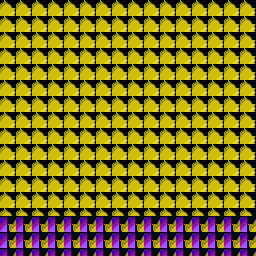

Rendered tile map (Tiled .tmx) drawn with the repository's tilesets; below, a short description and the full map source, tile grids included:
An orthogonal 32x32 tile map with 8x8 px tiles, 1 tile layer (Tile Layer 1).

<map version="1.5" tiledversion="1.7.2" orientation="orthogonal" renderorder="right-down" width="32" height="32" tilewidth="8" tileheight="8" infinite="0" nextlayerid="2" nextobjectid="1">
 <tileset firstgid="1" source="spritesheet.tsx" />
 <layer id="1" name="Tile Layer 1" width="32" height="32">
  <data encoding="csv">
14,15,14,15,14,15,14,15,14,15,14,15,14,15,14,15,14,15,14,15,14,15,14,15,14,15,14,15,14,15,14,15,
30,31,30,31,30,31,30,31,30,31,30,31,30,31,30,31,30,31,30,31,30,31,30,31,30,31,30,31,30,31,30,31,
14,15,14,15,14,15,14,15,14,15,14,15,14,15,14,15,14,15,14,15,14,15,14,15,14,15,14,15,14,15,14,15,
30,31,30,31,30,31,30,31,30,31,30,31,30,31,30,31,30,31,30,31,30,31,30,31,30,31,30,31,30,31,30,31,
14,15,14,15,14,15,14,15,14,15,14,15,14,15,14,15,14,15,14,15,14,15,14,15,14,15,14,15,14,15,14,15,
30,31,30,31,30,31,30,31,30,31,30,31,30,31,30,31,30,31,30,31,30,31,30,31,30,31,30,31,30,31,30,31,
14,15,14,15,14,15,14,15,14,15,14,15,14,15,14,15,14,15,14,15,14,15,14,15,14,15,14,15,14,15,14,15,
30,31,30,31,30,31,30,31,30,31,30,31,30,31,30,31,30,31,30,31,30,31,30,31,30,31,30,31,30,31,30,31,
14,15,14,15,14,15,14,15,14,15,14,15,14,15,14,15,14,15,14,15,14,15,14,15,14,15,14,15,14,15,14,15,
30,31,30,31,30,31,30,31,30,31,30,31,30,31,30,31,30,31,30,31,30,31,30,31,30,31,30,31,30,31,30,31,
14,15,14,15,14,15,14,15,14,15,14,15,14,15,14,15,14,15,14,15,14,15,14,15,14,15,14,15,14,15,14,15,
30,31,30,31,30,31,30,31,30,31,30,31,30,31,30,31,30,31,30,31,30,31,30,31,30,31,30,31,30,31,30,31,
14,15,14,15,14,15,14,15,14,15,14,15,14,15,14,15,14,15,14,15,14,15,14,15,14,15,14,15,14,15,14,15,
30,31,30,31,30,31,30,31,30,31,30,31,30,31,30,31,30,31,30,31,30,31,30,31,30,31,30,31,30,31,30,31,
14,15,14,15,14,15,14,15,14,15,14,15,14,15,14,15,14,15,14,15,14,15,14,15,14,15,14,15,14,15,14,15,
30,31,30,31,30,31,30,31,30,31,30,31,30,31,30,31,30,31,30,31,30,31,30,31,30,31,30,31,30,31,30,31,
14,15,14,15,14,15,14,15,14,15,14,15,14,15,14,15,14,15,14,15,14,15,14,15,14,15,14,15,14,15,14,15,
30,31,30,31,30,31,30,31,30,31,30,31,30,31,30,31,30,31,30,31,30,31,30,31,30,31,30,31,30,31,30,31,
14,15,14,15,14,15,14,15,14,15,14,15,14,15,14,15,14,15,14,15,14,15,14,15,14,15,14,15,14,15,14,15,
30,31,30,31,30,31,30,31,30,31,30,31,30,31,30,31,30,31,30,31,30,31,30,31,30,31,30,31,30,31,30,31,
14,15,14,15,14,15,14,15,14,15,14,15,14,15,14,15,14,15,14,15,14,15,14,15,14,15,14,15,14,15,14,15,
30,31,30,31,30,31,30,31,30,31,30,31,30,31,30,31,30,31,30,31,30,31,30,31,30,31,30,31,30,31,30,31,
14,15,14,15,14,15,14,15,14,15,14,15,14,15,14,15,14,15,14,15,14,15,14,15,14,15,14,15,14,15,14,15,
30,31,30,31,30,31,30,31,30,31,30,31,30,31,30,31,30,31,30,31,30,31,30,31,30,31,30,31,30,31,30,31,
14,15,14,15,14,15,14,15,14,15,14,15,14,15,14,15,14,15,14,15,14,15,14,15,14,15,14,15,14,15,14,15,
30,31,30,31,30,31,30,31,30,31,30,31,30,31,30,31,30,31,30,31,30,31,30,31,30,31,30,31,30,31,30,31,
14,15,14,15,14,15,14,15,14,15,14,15,14,15,14,15,14,15,14,15,14,15,14,15,14,15,14,15,14,15,14,15,
12,13,12,13,12,13,12,13,12,13,12,13,12,13,12,13,12,13,12,13,12,13,12,13,12,13,12,13,12,13,12,13,
28,29,28,29,28,29,28,29,28,29,28,29,28,29,28,29,28,29,28,29,28,29,28,29,28,29,28,29,28,29,28,29,
12,13,12,13,12,13,12,13,12,13,12,13,12,13,12,13,12,13,12,13,12,13,12,13,12,13,12,13,12,13,12,13,
28,29,28,29,28,29,28,29,28,29,28,29,28,29,28,29,28,29,28,29,28,29,28,29,28,29,28,29,28,29,28,29,
12,13,12,13,12,13,12,13,12,13,12,13,12,13,12,13,12,13,12,13,12,13,12,13,12,13,12,13,12,13,12,13
</data>
 </layer>
</map>